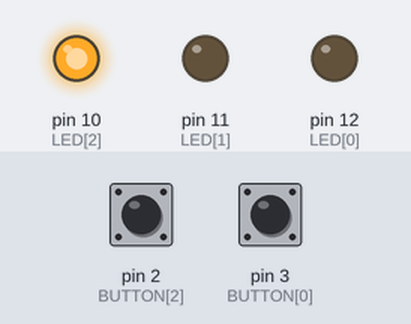
A sketch run on a simulated Arduino Uno, built with avr-gcc and run on an emulated ATmega328P. Parts: output pins drawn as LEDs (lit = HIGH). Dashed ring = blinking. Inputs (shaded band) come from the test bench; at power-on: pin 3 (BUTTON[0]) LOW, pin 2 (BUTTON[2]) HIGH.

Above: at 1.2 s.
1.3 s: pin 3 (BUTTON[0]) pulled HIGH for 0.15 s
At 2.3 s:
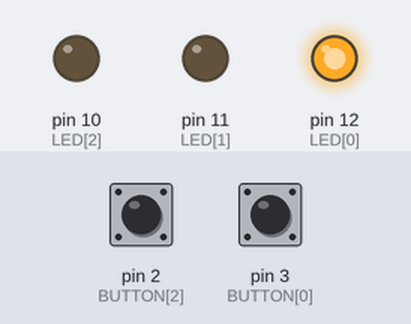
4.4 s: pin 2 (BUTTON[2]) pulled LOW for 0.15 s
At 7.2 s:
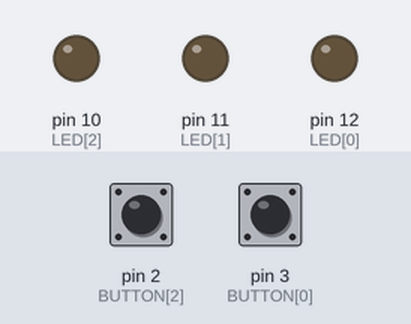
7.5 s: pin 2 (BUTTON[2]) pulled LOW for 1 s
At 16.42 s:
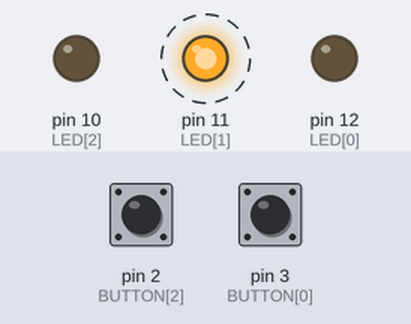
Timing chart, 0 to 18.3 s (numbered marks = the images above; inputs shaded):
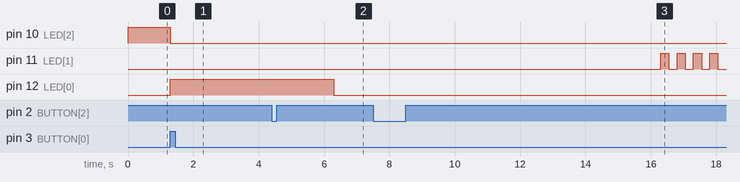

The sketch:

4-2-Interrupt.ino
```cpp
const int BUTTON_COUNT = 3;
const int BUTTON[BUTTON_COUNT] = { 3, 4, 2 };
const char BUTTON_TYPE[BUTTON_COUNT] = { 'D', 'U', 'I' };
int buttonState[BUTTON_COUNT];
int lastButtonState[BUTTON_COUNT] = { LOW };
unsigned long lastDebounceTime[BUTTON_COUNT] = { 0 };  // the last time the output pin was toggled
const unsigned long debounceDelay = 50;                // the debounce time; increase if the output flickers

const int LED_COUNT = 3;
const int LED[LED_COUNT] = { 12, 11, 10 };
int ledStatus[LED_COUNT] = { LOW, HIGH, HIGH };

void setup() {
  for (int i = 0; i < BUTTON_COUNT; i++) {
    if (BUTTON_TYPE[i] == 'I') {
      pinMode(BUTTON[i], INPUT_PULLUP);
    } else {
      pinMode(BUTTON[i], INPUT);
    }
  }

  for (int i = 0; i < LED_COUNT; i++) {
    pinMode(LED[i], OUTPUT);
  }
  attachInterrupt(1, func1, RISING);
  attachInterrupt(0, func2, FALLING);
}

void loop() {
  digitalWrite(LED[2], HIGH);
  delay(7000);
  digitalWrite(LED[2], LOW);
  for (int i = 0; i < 6; i++) {
    digitalWrite(LED[1], HIGH);
    delay(250);
    digitalWrite(LED[1], LOW);
    delay(250);
  }
  digitalWrite(LED[0], HIGH);
  delay(5000);
  digitalWrite(LED[0], LOW);
}

void func1() {
  int ledStatus[3];
  for (int i = 0; i < 3; i++) {
    ledStatus[i] = digitalRead(LED[i]);
  }
  digitalWrite(LED[1], LOW);
  digitalWrite(LED[2], LOW);
  digitalWrite(LED[0], HIGH);
  for (int i = 0; i < 1000; i++) {
    delayMicroseconds(5000);
  }
  for (int i = 0; i < 3; i++) {
    digitalWrite(LED[i], ledStatus[i]);
  }
}

void func2() {
  int ledStatus[3];
  for (int i = 0; i < 3; i++) {
    ledStatus[i] = digitalRead(LED[i]);
  }
  for (int i = 0; i < LED_COUNT; i++) {
    digitalWrite(LED[i], LOW);
  }
  for (int i = 0; i < 1000; i++) {
    delayMicroseconds(5000);
  }
  for (int i = 0; i < 3; i++) {
    digitalWrite(LED[i], ledStatus[i]);
  }
}
```

Measured:
- after the input at 1.3 s, pin 10 (LED[2]): HIGH → LOW at once; pin 12 (LED[0]): LOW → HIGH at once
- after the input at 4.4 s, pin 10 (LED[2]): stays LOW (without the input it goes to HIGH after 1.9 s); pin 11 (LED[1]): stays LOW (without the input it goes to HIGH after 2.6 s)
- after the input at 7.5 s, pin 12 (LED[0]): stays LOW (without the input it goes to HIGH after 6.8 s)
